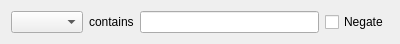
<ui version="4.0" >
 <class>Form</class>
 <widget class="QWidget" name="Form" >
  <property name="geometry" >
   <rect>
    <x>0</x>
    <y>0</y>
    <width>400</width>
    <height>39</height>
   </rect>
  </property>
  <property name="windowTitle" >
   <string>Form</string>
  </property>
  <layout class="QHBoxLayout" >
   <item>
    <widget class="QComboBox" name="field" />
   </item>
   <item>
    <widget class="QLabel" name="label" >
     <property name="text" >
      <string>contains</string>
     </property>
    </widget>
   </item>
   <item>
    <widget class="QLineEdit" name="text" >
     <property name="toolTip" >
      <string>The text to search for. It is interpreted as a regular expression.</string>
     </property>
    </widget>
   </item>
   <item>
    <widget class="QCheckBox" name="negate" >
     <property name="toolTip" >
      <string>&lt;p>Negate this match. That is, only return results that &lt;b>do not&lt;/b> match this query.</string>
     </property>
     <property name="text" >
      <string>Negate</string>
     </property>
    </widget>
   </item>
  </layout>
 </widget>
 <resources/>
 <connections/>
</ui>
